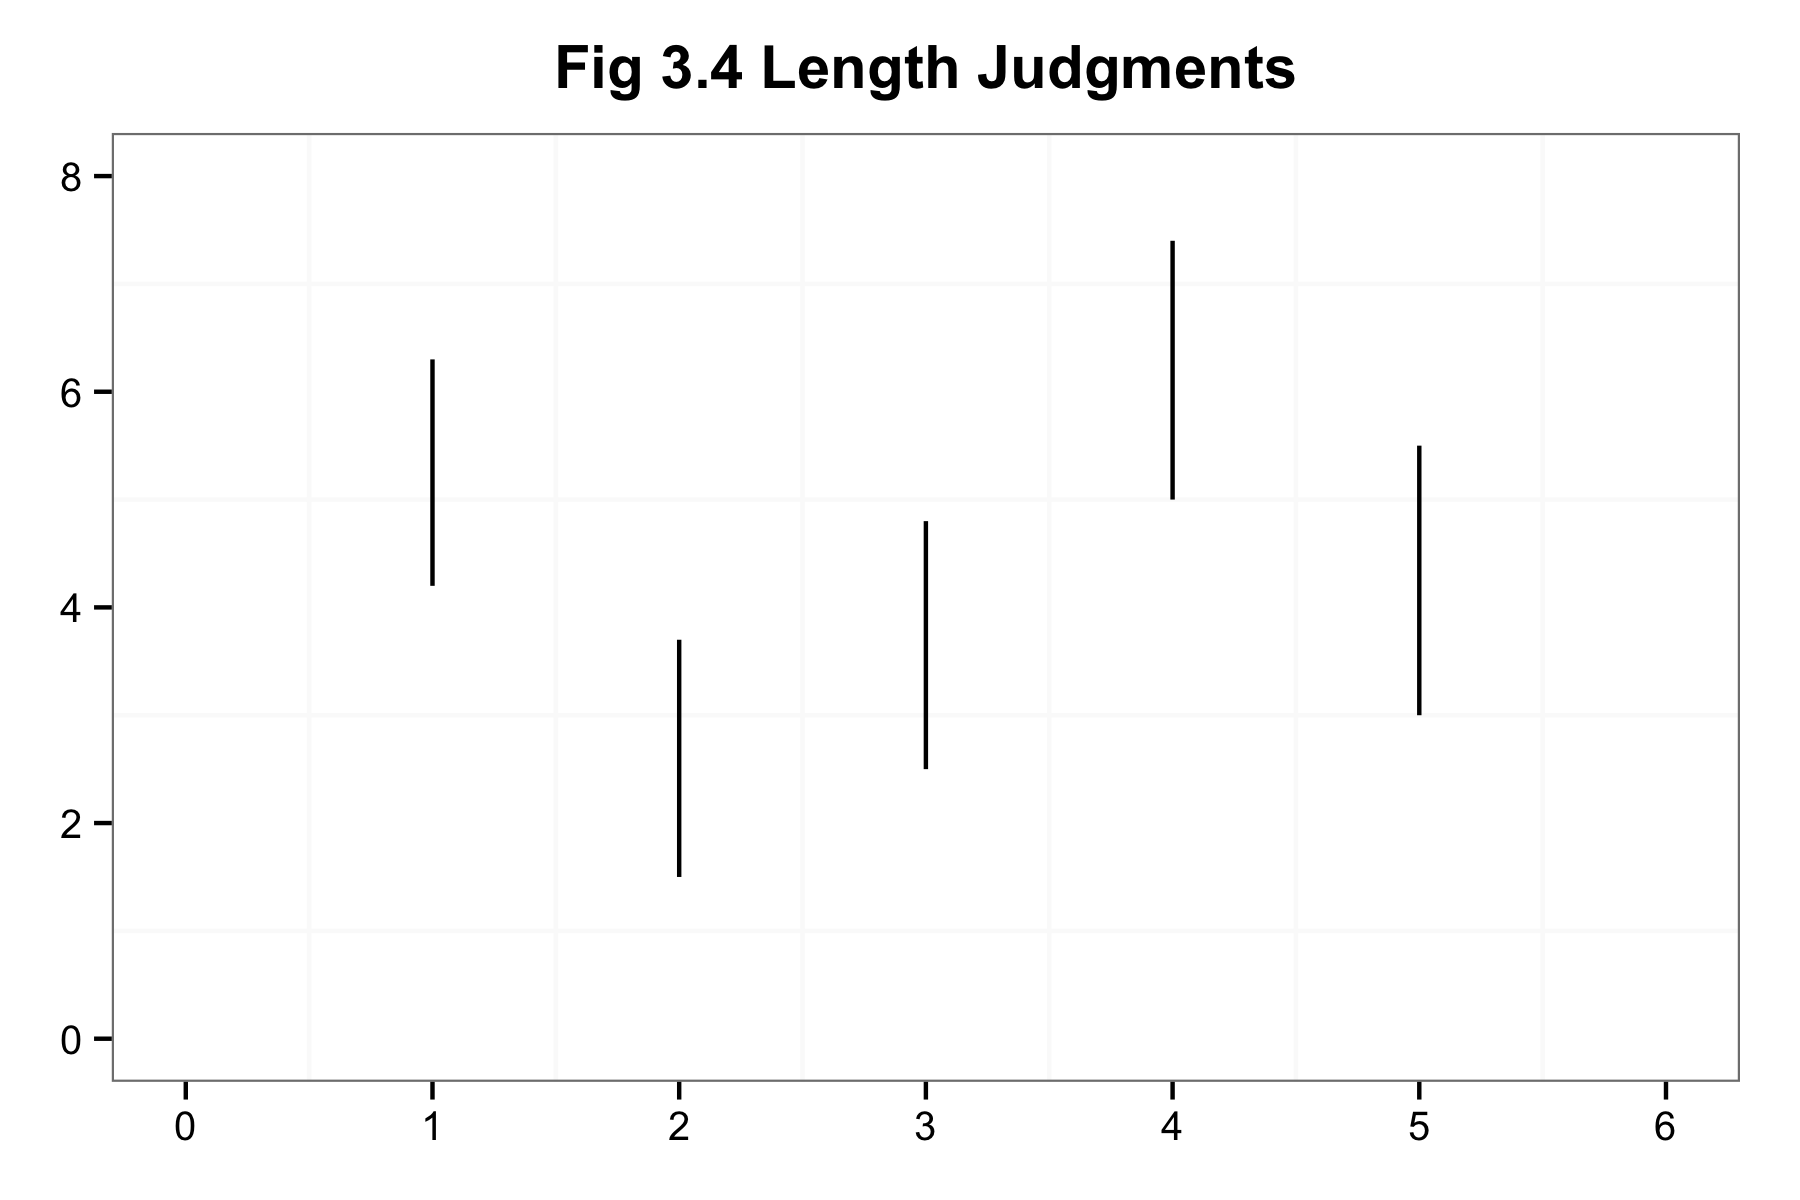

Write the R code that produced this figure.
library(ggplot2)

this_base <- "fig03-04_length-judgments" 

my_data <- data.frame(ylow = c(4.2, 1.5, 2.5, 5, 3), 
                      yhigh = c(6.3, 3.7, 4.8, 7.4, 5.5))

p <- ggplot(my_data, aes(x = c(0, 6), y = range(c(ylow, yhigh)))) + 
  geom_segment(aes(x = 1:5, y = ylow, xend = 1:5, yend = yhigh)) +
  scale_x_continuous(breaks = seq(0, 6, 1), limit = c(0, 6)) +
  scale_y_continuous(limit = c(0,8)) +
  ggtitle("Fig 3.4 Length Judgments") +
  theme_bw() +
  theme(panel.grid.major = element_blank(),
        plot.title = element_text(size = rel(1.2), face = "bold", vjust = 1.5),
        axis.title = element_blank())

p

ggsave(paste0(this_base, ".png"), 
       p, width = 6, height = 4)


